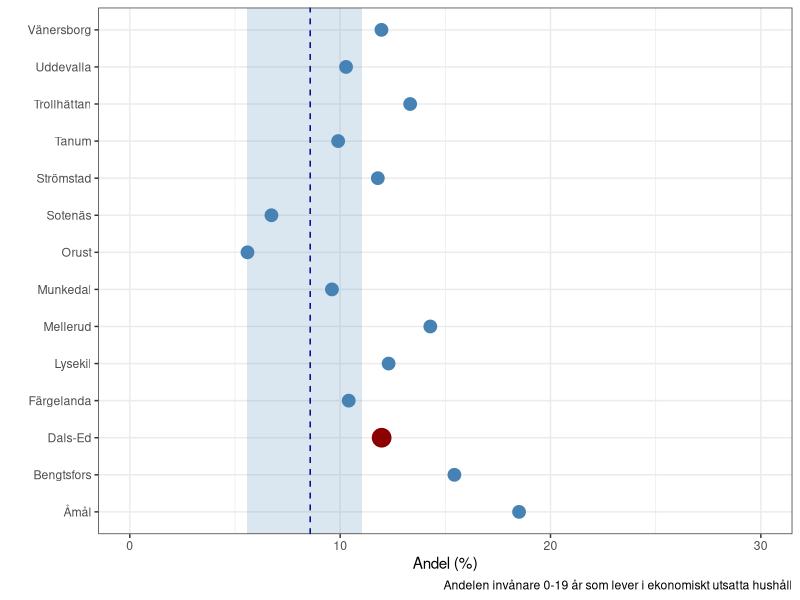
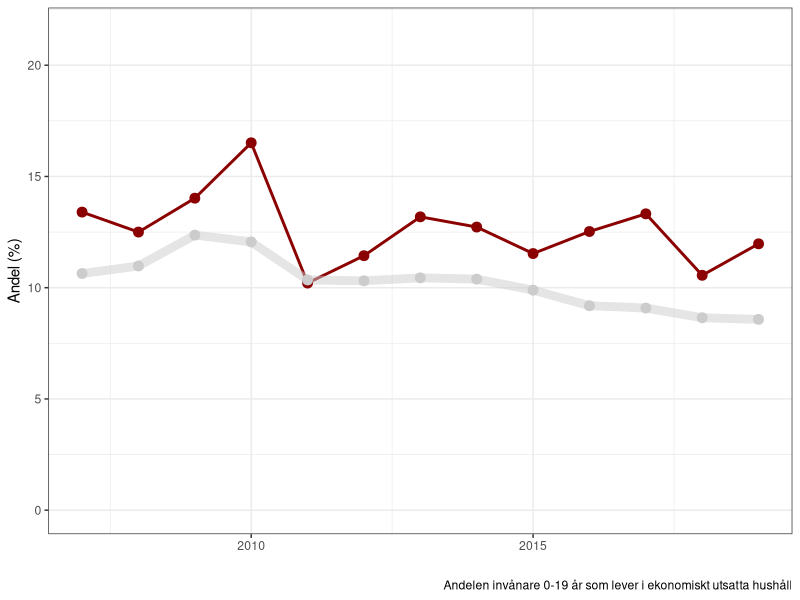

These figures' R source, in order: (Note: this script raises an error after producing the figures.)
## ---- chunk 1
knitr::opts_chunk$set(echo = FALSE,
               eval = TRUE,
               warning = FALSE,
               message = FALSE)
## ---- chunk 2
library(readxl)
library(tidyverse)

## ---- chunk 3

### Kommunid
komid <- read_excel("kommunblad/kommunkoder.xlsx") %>% 
  mutate(komkombi = paste(komNr, komnamn))

## ---- chunk 4
studkom <- str_trim(komid$komnamn[10], side = "both")
# studkom <- params$studkom

studkf <- str_trim(komid$kf_namn[10], side = "both")

## ---- chunk 5

## plockar ut arbetsfiler för VGR, kommunen och kommunalförbund

### barnfattigdom

df1_poverty <- read_csv("../data/kommunblad/df_kpi_1_poverty.csv") %>% 
  left_join(komid, by = c("municipality_id" = "komNr"))
  
  
df2_arblosparent <- read_csv("../data/kommunblad/df_kpi_2_workless_parents.csv") %>%
  left_join(komid, by = c("municipality_id" = "komNr"))

df3_newmigrants <- read_csv("../data/kommunblad/df_kpi_3_newmigrants.csv") %>% 
  left_join(komid, by = c("municipality_id" = "komNr"))

df3b_migrantbgr <- read_csv("../data/kommunblad/df_kpi_3b_migrantbgr.csv") %>%
  left_join(komid, by = c("municipality_id" = "komNr"))

df6_preschool <- read_csv("../data/kommunblad/df_kpi_6_preschool.csv") %>%
  left_join(komid, by = c("municipality_id" = "komNr"))

df7_gymbehorig <- read_csv("../data/kommunblad/df_kpi_7_gymbehorighet.csv") %>%
  left_join(komid, by = c("municipality_id" = "komNr"))

df8_gymexam <- read_csv("../data/kommunblad/df_kpi_8_gymexam.csv") %>%
  left_join(komid, by = c("municipality_id" = "komNr"))



## ---- chunk 6

wf_kom <- df1_poverty %>% 
  filter(komnamn == studkom)

wf_kf <- df1_poverty %>% 
  filter(kf_namn == studkf)

wf_vg_lastyear <- df1_poverty %>% 
  filter(str_sub(municipality_id, 1, 2) != "00" & year == max(year))
  

wf_vg <- df1_poverty %>%
  filter(str_sub(municipality_id, 1, 2) == "00") 

  # group_by(year)
  # summarise(value = mean(value)) %>%
  # mutate(komnamn = "Västra Götaland")


## ---- chunk 7

tmpkom <- wf_kom %>% 
  filter(year == max(year))

tmpkf <-  wf_kf %>% 
  filter(year == max(year))

tmpvg <-  wf_vg %>% 
  filter(year == max(year))

# mean_vg <- tmpvg %>% mutate(value = mean(value))

### Beräknar jämförelseriktning

trend_vg <- if( tmpkom$value > 1.2 * tmpvg$value[2]){
          "större än genomsnittet"
        } else if (tmpkom$value < 0.8 * tmpvg$value[2]){
          "mindre än genomsnittet" 
        } else {
          "ungefär lika stor som genomsnittet"
          }

trend_riket <- if( tmpkom$value > 1.2 * tmpvg$value[1]){
          "större än genomsnittet"
        } else if (tmpkom$value < 0.8 * tmpvg$value[1]){
          "mindre än genomsnittet" 
        } else {
          "ungefär lika stor som genomsnittet"
          }

 # IQF
  minmax <- wf_vg_lastyear %>% 
    # group_by(grade, sex) %>% 
    summarise(mini = quantile(value, 0.25, na.rm = TRUE),
              maxi = quantile(value, 0.75, na.rm = TRUE)) %>% 
    mutate(quants = mini + (maxi-mini)/2,
           width = maxi - mini)



### dotplot

ggplot(tmpkf, aes(x = komnamn, y = value))+
      geom_rect(data = minmax,
              mapping = aes(x = NULL, y = NULL, xmin = -Inf, xmax = Inf, ymin = mini, ymax = maxi),
              fill ="steelblue",
              alpha = 0.2)+
    geom_point(color = ifelse(tmpkf$komnamn == studkom, "darkred", "steelblue"), 
               size = ifelse(tmpkf$komnamn == studkom, 6, 4)) +
    geom_hline(tmpvg, mapping = aes(yintercept = value[2]), linetype = 2, color = "darkblue")+
  ylim(0, 30)+
  labs(caption = "Andelen invånare 0-19 år som lever i ekonomiskt utsatta hushåll",
       x = "",
       y = "Andel (%)")+

  coord_flip()+
  theme_bw()
  

## ---- chunk 8

tmp_kom <- wf_kom %>% mutate(cyear = year - mean(year))
tmp_vg <- wf_vg %>% mutate(cyear = year - mean(year))
lm_kom <- lm(value ~ cyear, data = tmp_kom)
lm_vg <- lm(value ~ cyear, data = tmp_vg)

xx <- tibble(dif = abs(fitted.values(lm_kom) - fitted.values(lm_vg))) %>% 
  mutate(year = row_number())
lm_diff = lm(dif ~ year, data = xx)


trend_txt <- case_when(coef(lm_diff)[2] < -0.1 ~ "minska något",
                       coef(lm_diff)[2] > 0.1 ~ "öka något",
                       TRUE ~ "vara ungefär desamma")

tmp <- wf_kom %>% 
  select(year, value, municipality) %>% 
  bind_rows(wf_vg %>% filter(municipality_id == "0014") )


ggplot(tmp, aes(x = year, y = value, group = municipality))+
    geom_line(color = ifelse(tmp$municipality != studkom, "grey80", "darkred"),
              size = ifelse(tmp$municipality != studkom, 3, 1),
              alpha = ifelse(tmp$municipality != studkom, 0.5, 1))+
    geom_point(color = ifelse(tmp$municipality != studkom, "grey80", "darkred"),
              size = ifelse(tmp$municipality != studkom, 3, 3))+
    ylim(0, max(tmp$value + 5))+
    labs(caption = "Andelen invånare 0-19 år som lever i ekonomiskt utsatta hushåll",
       x = "",
       y = "Andel (%)")+

    theme_bw()


## ---- chunk 9

wf_kom <- df2_arblosparent %>% 
  filter(komnamn == studkom & gender == "T")

wf_kf <- df2_arblosparent %>% 
  filter(kf_namn == studkf & gender == "T")

wf_vg_lastyear <- df2_arblosparent %>% 
  filter(municipality != "0000" & year == max(year))
  

wf_vg <- df2_arblosparent %>% 
  filter(municipality != "0000" & gender == "T") %>% 
  group_by(year) %>% 
  summarise(value = mean(value)) %>% 
  mutate(komnamn = "Västra Götaland")



## ---- chunk 10

tmpkom <- wf_kom %>% 
  filter(year == max(year))

tmpkf <-  wf_kf %>% 
  filter(year == max(year) & gender == "T")

tmpvg <-  wf_vg %>% 
  filter(year == max(year))

mean_vg <- tmpvg %>% mutate(value = mean(value))



### Beräknar jämförelseriktning

trend_txt <-   if( tmpkom$value > 1.2 * mean_vg$value){
          "större än genomsnittet"
        } else if (tmpkom < 0.8 * mean_vg$value){
          "mindre än genomsnittet" 
        } else {
          "ungefär lika stor som genomsnittet"
          }

 # IQF
  minmax <- wf_vg_lastyear %>% 
    # group_by(grade, sex) %>% 
    summarise(mini = quantile(value, 0.25, na.rm = TRUE),
              maxi = quantile(value, 0.75, na.rm = TRUE)) %>% 
    mutate(quants = mini + (maxi-mini)/2,
           width = maxi - mini)



### dotplot

ggplot(tmpkf, aes(x = komnamn, y = value))+
      geom_rect(data = minmax,
              mapping = aes(x = NULL, y = NULL, xmin = -Inf, xmax = Inf, ymin = mini, ymax = maxi),
              fill ="steelblue",
              alpha = 0.2)+
    geom_point(color = ifelse(tmpkf$komnamn == studkom, "darkred", "steelblue"), 
               size = ifelse(tmpkf$komnamn == studkom, 6, 4)) +
    geom_hline(tmpvg, mapping = aes(yintercept = value), linetype = 2, color = "darkblue")+
  ylim(0, 30)+
  labs(caption = "Andelen invånare 0-19 år med minst en arbetslös förälder",
       x = "",
       y = "Andel (%)")+

  coord_flip()+
  theme_bw()
  
## ---- chunk 11

tmp_kom <- wf_kom %>% mutate(cper = year - mean(year))
tmp_vg <- wf_vg %>% mutate(cper = year - mean(year))
lm_kom <- lm(value ~ cper, data = tmp_kom)
lm_vg <- lm(value ~ cper, data = tmp_vg)

xx <- tibble(dif = abs(fitted.values(lm_kom) - fitted.values(lm_vg))) %>% 
  mutate(year = row_number())
lm_diff = lm(dif ~ year, data = xx)


trend_txt <- case_when(coef(lm_diff)[2] < -0.1 ~ "något, genom att skillnaderna förefaller minska över tid",
                       coef(lm_diff)[2] > 0.1 ~ "något, genom att skillnaderna förefaller öka över tid",
                       TRUE ~ "inte nämnvärt utan skillanderna är ganska likstora över tid")

tmp <- wf_kom %>% 
  select(year, value, komnamn) %>% 
  bind_rows(wf_vg) 


ggplot(tmp, aes(x = year, y = value, group = komnamn))+
    geom_line(color = ifelse(tmp$komnamn != studkom, "grey80", "darkred"),
              size = ifelse(tmp$komnamn != studkom, 3, 1),
              alpha = ifelse(tmp$komnamn != studkom, 0.5, 1))+
    geom_point(color = ifelse(tmp$komnamn != studkom, "grey80", "darkred"),
              size = ifelse(tmp$komnamn != studkom, 3, 3))+
    ylim(0, max(tmp$value + 5))+
    theme_bw()

## ---- chunk 12

wf_kom <- df3_newmigrants %>%   
  filter(komnamn == studkom)

wf_kf <- df3_newmigrants %>% 
  filter(kf_namn == studkf)

wf_vg_lastyear <- df3_newmigrants %>% 
  filter(municipality != "0000" & year == max(year))
  

wf_vg <- df3_newmigrants %>% 
  filter(municipality != "0000") %>% 
  group_by(year) %>% 
  summarise(value = mean(value, na.rm = TRUE)) %>% 
  mutate(komnamn = "Västra Götaland")



## ---- chunk 13

tmpkom <- wf_kom %>% 
  filter(year == max(year))

tmpkf <-  wf_kf %>% 
  filter(year == max(year))

tmpvg <-  wf_vg %>% 
  filter(year == max(year))

# mean_vg <- tmpvg %>% mutate(value = mean(value))

### Beräknar jämförelseriktning

trend_txt <-   if( tmpkom$value > 1.2 * mean_vg$value){
          "större än genomsnittet"
        } else if (tmpkom$value < 0.8 * mean_vg$value){
          "mindre än genomsnittet" 
        } else {
          "ungefär lika stor som genomsnittet"
          }

 # IQF
  minmax <- wf_vg_lastyear %>% 
    # group_by(grade, sex) %>% 
    summarise(mini = quantile(value, 0.25, na.rm = TRUE),
              maxi = quantile(value, 0.75, na.rm = TRUE)) %>% 
    mutate(quants = mini + (maxi-mini)/2,
           width = maxi - mini)



### dotplot

ggplot(tmpkf, aes(x = komnamn, y = value))+
      geom_rect(data = minmax,
              mapping = aes(x = NULL, y = NULL, xmin = -Inf, xmax = Inf, ymin = mini, ymax = maxi),
              fill ="steelblue",
              alpha = 0.2)+
    geom_point(color = ifelse(tmpkf$komnamn == studkom, "darkred", "steelblue"), 
               size = ifelse(tmpkf$komnamn == studkom, 6, 4)) +
    geom_hline(tmpvg, mapping = aes(yintercept = value), linetype = 2, color = "darkblue")+
  ylim(0, 30)+
  labs(caption = "Andelen nyanlända elever",
       x = "",
       y = "Andel (%)")+

  coord_flip()+
  theme_bw()
  
## ---- chunk 14

tmp_kom <- wf_kom %>% mutate(cper = year - mean(year, na.rm = TRUE))
tmp_vg <- wf_vg %>% mutate(cper = year - mean(year, na.rm = TRUE))
lm_kom <- lm(value ~ cper, data = tmp_kom)
lm_vg <- lm(value ~ cper, data = tmp_vg)

xx <- tibble(dif = abs(fitted.values(lm_kom) - fitted.values(lm_vg))) %>% 
  mutate(year = row_number())
lm_diff = lm(dif ~ year, data = xx)


trend_txt <- case_when(coef(lm_diff)[2] < -0.1 ~ "något, genom att skillnaderna förefaller minska över tid",
                       coef(lm_diff)[2] > 0.1 ~ "något, genom att skillnaderna förefaller öka över tid",
                       TRUE ~ "inte nämnvärt utan skillanderna är ganska likstora över tid")

tmp <- wf_kom %>% 
  select(year, value, komnamn) %>% 
  bind_rows(wf_vg) 


ggplot(tmp, aes(x = year, y = value, group = komnamn))+
    geom_line(color = ifelse(tmp$komnamn != studkom, "grey80", "darkred"),
              size = ifelse(tmp$komnamn != studkom, 3, 1),
              alpha = ifelse(tmp$komnamn != studkom, 0.5, 1))+
    geom_point(color = ifelse(tmp$komnamn != studkom, "grey80", "darkred"),
              size = ifelse(tmp$komnamn != studkom, 3, 3))+
    ylim(0, max(tmp$value + 5))+
    theme_bw()

## ---- chunk 15

wf_kom <- df6_preschool %>%   
  filter(komnamn == studkom)

wf_kf <- df6_preschool %>% 
  filter(kf_namn == studkf)

wf_vg_lastyear <- df6_preschool %>% 
  filter(municipality != "0000" & year == max(year))
  

wf_vg <- df6_preschool %>% 
  filter(municipality != "0000") %>% 
  group_by(year) %>% 
  summarise(value = mean(value, na.rm = TRUE)) %>% 
  mutate(komnamn = "Västra Götaland")



## ---- chunk 16

tmpkom <- wf_kom %>% 
  filter(year == max(year))

tmpkf <-  wf_kf %>% 
  filter(year == max(year))

tmpvg <-  wf_vg %>% 
  filter(year == max(year))

# mean_vg <- tmpvg %>% mutate(value = mean(value))

### Beräknar jämförelseriktning

trend_txt <-   if( tmpkom$value > 1.2 * tmpvg$value){
          "större än genomsnittet"
        } else if (tmpkom$value < 0.8 * tmpvg$value){
          "mindre än genomsnittet" 
        } else {
          "ungefär lika stor som genomsnittet"
          }

 # IQF
  minmax <- wf_vg_lastyear %>% 
    # group_by(grade, sex) %>% 
    summarise(mini = quantile(value, 0.25, na.rm = TRUE),
              maxi = quantile(value, 0.75, na.rm = TRUE)) %>% 
    mutate(quants = mini + (maxi-mini)/2,
           width = maxi - mini)



### dotplot

ggplot(tmpkf, aes(x = komnamn, y = value))+
      geom_rect(data = minmax,
              mapping = aes(x = NULL, y = NULL, xmin = -Inf, xmax = Inf, ymin = mini, ymax = maxi),
              fill ="steelblue",
              alpha = 0.2)+
    geom_point(color = ifelse(tmpkf$komnamn == studkom, "darkred", "steelblue"), 
               size = ifelse(tmpkf$komnamn == studkom, 6, 4)) +
    geom_hline(tmpvg, mapping = aes(yintercept = value), linetype = 2, color = "darkblue")+
  ylim(40, 100)+
  labs(caption = "Andelen barn 1-5 år inskrivna i förskolan",
       x = "",
       y = "Andel (%)")+

  coord_flip()+
  theme_bw()
  
## ---- chunk 17

tmp_kom <- wf_kom %>% mutate(cper = year - mean(year, na.rm = TRUE))
tmp_vg <- wf_vg %>% mutate(cper = year - mean(year, na.rm = TRUE))
lm_kom <- lm(value ~ cper, data = tmp_kom)
lm_vg <- lm(value ~ cper, data = tmp_vg)

xx <- tibble(dif = abs(fitted.values(lm_kom) - fitted.values(lm_vg))) %>% 
  mutate(year = row_number())
lm_diff = lm(dif ~ year, data = xx)


trend_txt <- case_when(coef(lm_diff)[2] < -0.1 ~ "något, genom att skillnaderna förefaller minska över tid",
                       coef(lm_diff)[2] > 0.1 ~ "något, genom att skillnaderna förefaller öka över tid",
                       TRUE ~ "inte nämnvärt utan skillanderna är ganska likstora över tid")

tmp <- wf_kom %>% 
  select(year, value, komnamn) %>% 
  bind_rows(wf_vg) 


ggplot(tmp, aes(x = year, y = value, group = komnamn))+
    geom_line(color = ifelse(tmp$komnamn != studkom, "grey80", "darkred"),
              size = ifelse(tmp$komnamn != studkom, 3, 1),
              alpha = ifelse(tmp$komnamn != studkom, 0.5, 1))+
    geom_point(color = ifelse(tmp$komnamn != studkom, "grey80", "darkred"),
              size = ifelse(tmp$komnamn != studkom, 3, 3))+
    ylim(0, max(tmp$value + 5))+
    theme_bw()

